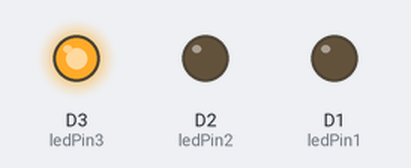
A sketch run on a simulated ESP8266 (NodeMCU). On the bench: output pins drawn as LEDs (lit = HIGH).

Above: at 0.5 s.
At 1.5 s:
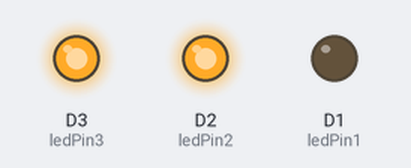
At 2.5 s:
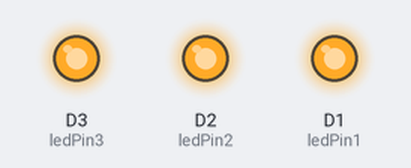
At 3.5 s:
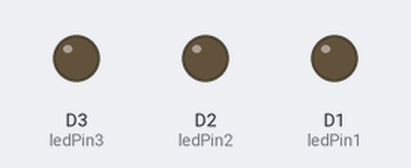
Timing chart, 0 to 5.2 s (numbered marks = the images above):
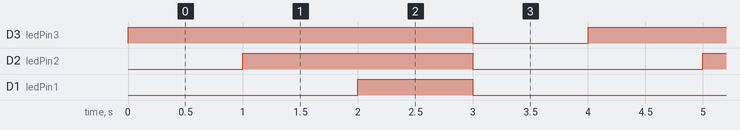

The sketch:

NodeMCU_LED3.ino
```cpp
#define ledPin1 D1    // Define pin name
#define ledPin2 D2
#define ledPin3 D3
void setup()
{
  pinMode(ledPin1, OUTPUT); // Set D1 pin as output
  pinMode(ledPin2, OUTPUT); // Set D2 pin as output
  pinMode(ledPin3, OUTPUT); // Set D3 pin as output
}

void loop()
{
  digitalWrite(ledPin1, 0); // Set display pattern off-off-on
  digitalWrite(ledPin2, 0);
  digitalWrite(ledPin3, 1);
  delay(1000);              // Delay 1 second
  digitalWrite(ledPin1, 0); // Set display pattern off-on-on
  digitalWrite(ledPin2, 1);
  digitalWrite(ledPin3, 1);
  delay(1000);              // Delay 1 second
  digitalWrite(ledPin1, 1); // Set display pattern on-on-on
  digitalWrite(ledPin2, 1);
  digitalWrite(ledPin3, 1);
  delay(1000);              // Delay 1 second
  digitalWrite(ledPin1, 0); // Turn off all
  digitalWrite(ledPin2, 0);
  digitalWrite(ledPin3, 0);
  delay(1000);              // Delay 1 second
}
```

Measured:
- by itself, D3 (ledPin3): alternates HIGH for 3.0 s and LOW for 1.0 s
- by itself, D2 (ledPin2): alternates HIGH for 2.0 s and LOW for 2.0 s
- by itself, D1 (ledPin1): alternates HIGH for 1.0 s and LOW for 3.0 s
